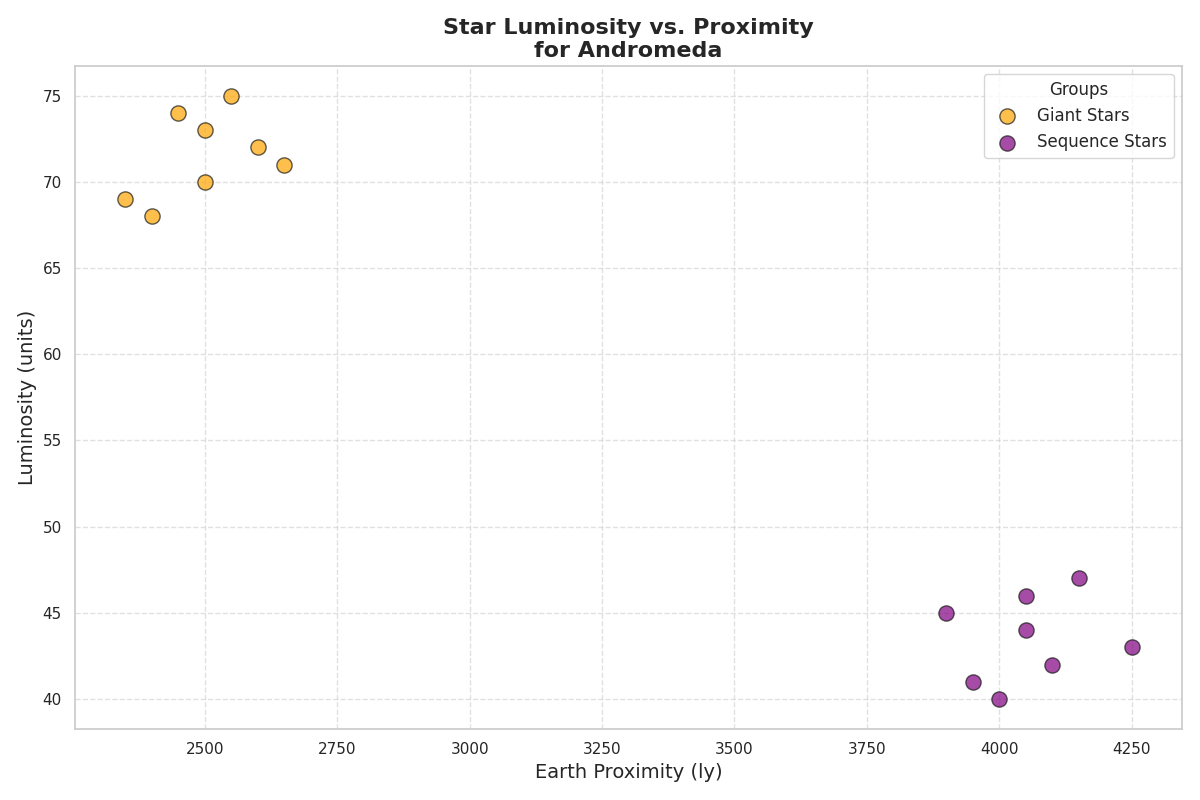

The script that drew this image:
import matplotlib.pyplot as plt
import numpy as np

# Handcrafted data for different types of stars in the Andromeda Galaxy
red_giants = {
    "Brightness": [70, 68, 72, 75, 74, 69, 71, 73],
    "Distance": [2500, 2400, 2600, 2550, 2450, 2350, 2650, 2500]
}

main_sequence_stars = {
    "Brightness": [40, 45, 42, 44, 41, 47, 43, 46],
    "Distance": [4000, 3900, 4100, 4050, 3950, 4150, 4250, 4050]
}

plt.figure(figsize=(12, 8))

plt.scatter(red_giants["Distance"], red_giants["Brightness"], 
            color='orange', label='Giant Stars', s=120, alpha=0.7, edgecolors='k')
plt.scatter(main_sequence_stars["Distance"], main_sequence_stars["Brightness"], 
            color='purple', label='Sequence Stars', s=120, alpha=0.7, edgecolors='k')

plt.title('Star Luminosity vs. Proximity\nfor Andromeda', fontsize=16, fontweight='bold')
plt.xlabel('Earth Proximity (ly)', fontsize=14)
plt.ylabel('Luminosity (units)', fontsize=14)
plt.grid(True, linestyle='--', alpha=0.6)

plt.legend(title='Groups', fontsize=12, loc='upper right')
plt.tight_layout()

plt.show()
